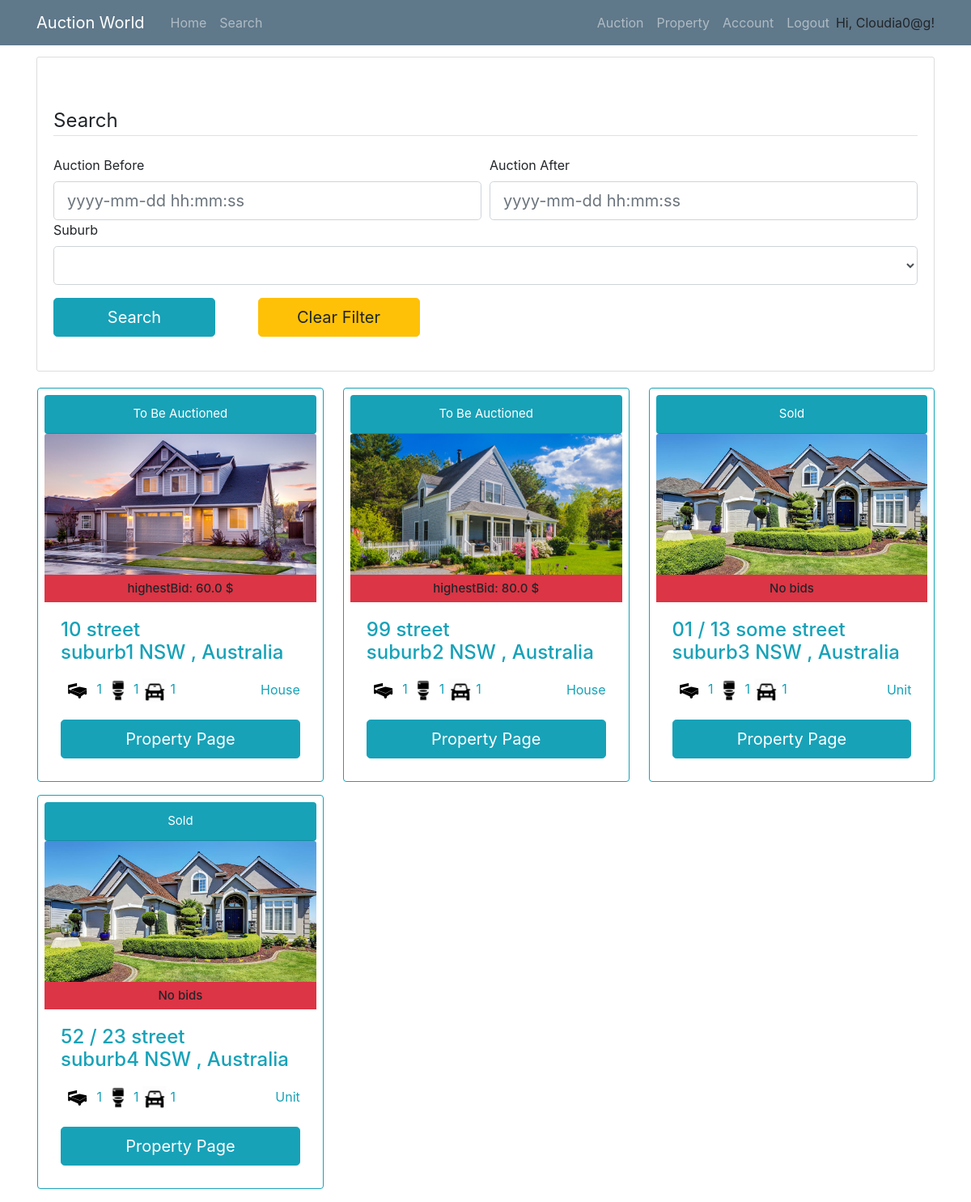
The app's page /search (signed in) with its own data.
### models.py (models this page shows, shortened)
class User(UserMixin, db.Model):
    __tablename__ = 'User'
    id = db.Column(db.Integer, primary_key = True)
    login_name = db.Column(db.String(collation='NOCASE') ,unique=True, nullable=False)
    email = db.Column(db.String, unique=True, nullable=False)
    password_hash = db.Column(db.String, nullable=False)
    address = db.Column(db.String(1000), nullable=False)
    date_of_birth = db.Column(db.DateTime, nullable=False)
    phone_number = db.Column(db.String, nullable=False)
    id_confirmation = db.Column(db.String(100), nullable=True)
    auctionId = db.relationship('AuctionDetails', backref='seller', lazy='dynamic')
    properties = db.relationship('Property', backref='sellerID', lazy='dynamic')
    cards = db.relationship('BankDetails', backref='user', lazy='dynamic')

class Property(db.Model):
    __tablename__ = 'Property'
    id = db.Column(db.Integer, primary_key = True)
    property_type = db.Column(db.String)
    add_unit = db.Column(db.String(100))
    add_num = db.Column(db.String(100))
    add_name = db.Column(db.String(100))
    add_suburb = db.Column(db.String(100))
    add_state = db.Column(db.String(3))
    add_pc = db.Column(db.String(4))
    num_bedrooms = db.Column(db.Integer)
    num_parking = db.Column(db.Integer)
    num_bathrooms = db.Column(db.Integer)
    parking_features = db.Column(db.String)
    building_size = db.Column(db.Integer)
    land_size = db.Column(db.Integer)
    inspection_date = db.Column(db.DateTime)
    description = db.Column(db.String(2000))
    year_built = db.Column(db.Integer)
    seller = db.Column(db.Integer, db.ForeignKey('User.id'))
    auctionId = db.relationship('AuctionDetails', backref='Property', uselist=False)
    photo_collection = db.relationship('Photos', backref='Property', lazy='dynamic')
    status = db.Column(db.String)

class Photos(db.Model):
    __tablename__ = 'Photos'
    id = db.Column(db.Integer, primary_key = True)
    photo = db.Column(db.String)
    property_id = db.Column(db.Integer, db.ForeignKey('Property.id'))

### routes.py (the view, shortened to what this page needs)
@app.route('/search', methods=['POST','GET'])
@login_required
def search():
    form=searchForm()
    available_suburbs=db.session.query(Property.add_suburb).distinct(Property.add_suburb)
    form.suburb.choices=[("")]+[(i.add_suburb) for i in available_suburbs]
    full_list = db.session.query(Property,AuctionDetails,func.max(Bid.Amount).label('highestBid'))\
                        .outerjoin(AuctionDetails, AuctionDetails.PropertyID==Property.id)\
                        .outerjoin(Bid, Bid.AuctionID == AuctionDetails.id)\
                        .group_by(Property.id)
    property_Id=[]
    return render_template('search.html', title='search', form=form, properties=full_list)

### forms.py
class searchForm(FlaskForm):
    auction_before =  DateTimeField('Auction Before', format='%Y-%m-%d %H:%M:%S',validators=[Optional()])
    auction_after = DateTimeField('Auction After', format='%Y-%m-%d %H:%M:%S',validators=[Optional()])
    suburb = SelectField('Suburb', validators=[Optional()])
    submit = SubmitField('Search')
    clear = SubmitField('Clear Filter')

### models.py (called while the page is built)
@login_manager.user_loader
def load_user(id):
    return User.query.get(id)

### templates/search.html (shortened to what this page needs)
{% extends "base.html" %}
{% block content %}
	<div class="content-section">
		<form action="" method= "POST" style="margin-top: 50px;" novalidate>
			<fieldset class="form-group">
				<legend class="border-bottom mb-4">Search</legend>
				<div class="form-row">
					<div class="col">
						{{ form.auction_before.label }}<br>
						{% if form.auction_before.errors %}
							{{ form.auction_before(class="form-control form-control-lg is-invalid") }}
							<div class="invalid-feedback">
								{% for error in form.auction_before.errors %}
									<span>{{ error }}</span>
								{% endfor %}
							</div>
						{% else %}
							{{ form.auction_before(class="form-control form-control-lg", placeholder="yyyy-mm-dd hh:mm:ss") }}
						{% endif %}
					</div>
					<div class="col">
						{{ form.auction_after.label }}<br>
						{% if form.auction_after.errors %}
							{{ form.auction_after(class="form-control form-control-lg is-invalid") }}
							<div class="invalid-feedback">
								{% for error in form.auction_after.errors %}
									<span>{{ error }}</span>
								{% endfor %}
							</div>
						{% else %}
							{{ form.auction_after(class="form-control form-control-lg", placeholder="yyyy-mm-dd hh:mm:ss") }}
						{% endif %}
					</div>
				</div>
				<div class="form-group">
					{{ form.suburb.label }}<br>
					{% if form.suburb.errors %}
						{{ form.suburb(class="form-control form-control-lg is-invalid") }}
						<div class="invalid-feedback">
							{% for error in form.suburb.errors %}
								<span>{{ error }}</span>
							{% endfor %}
						</div>
					{% else %}
						{{ form.suburb(class="form-control form-control-lg") }}
					{% endif %}
				</div>
				<div class="form-group">{{ form.submit(class="btn btn-info btn-lg mr-5" ,style="width:200px") }} {{ form.clear (class="btn btn-warning btn-lg",style="width:200px") }}</div>
			</fieldset>
		</form>
	</div>
	<div class="row col-xl-15">
		{% if not properties %}
				<div style="width:100%; text-align: center;">
				<h2 class="text-info">No results found.</h2>
				</div>
			</div>
		{% else %}
			{% for (p,a,b) in properties %}
				<div class="card border-info p-2 col-md-3.8 ml-3 mr-2 mb-3">
					<div class="card-header rounded text-center bg-info text-white" style="font-size: 15px;">
						{% if p.status == "auction" %}
							To Be Auctioned
						{% elif p.status == "sold" %}
							Sold
						{% else %}
							Error
						{% endif %}
					</div>
					{% if not p.photo_collection.all() %}
						<img class="card-img-top" src="/static/propertyImage/4.jpg" alt="Card image cap" style="width:335.81px; height: 180px;" >
					{% else %}
						<img class="card-img-top" src="/static/propertyImage/{{p.photo_collection.first().photo}}" alt="Card image cap" style="width:335.81px; height: 180px;" >
					{% endif %}
					<h6 class="card-subtitle pt-2 pb-2 text-center bg-danger" style="font-size: 15px;">
                        {% if b:%}
                            highestBid: {{b}} $
                        {% else %}
                            No bids
                        {% endif%}
                    </h6>
					<div class="card-body text-info">
						<h4 class="card-title">
							{% if p.add_unit %}
								{{p.add_unit}} /
							{% endif %}
							{{p.add_num}} {{p.add_name}}<br>{{p.add_suburb}} {{p.add_state}} {{p.pc}}, Australia
						</h4>
						<p class="card-text">
							<span><img src="/static/propertyImage/bedicon.png" alt="Card image cap" style="width:40px; height: 40px;"> {{p.num_bedrooms}}</span>
							<span><img src="/static/propertyImage/restroom.png" alt="Card image cap" style="width:30px; height: 30px;"> {{p.num_bedrooms}}</span>
							<span><img src="/static/propertyImage/car.png" alt="Card image cap" style="width:30px; height: 30px;"> {{p.num_parking}}</span>
							<span style="float: right; margin-top: 7px;">{{p.property_type}}</span>
						</p>
						<a href={{ url_for("viewProperty", property_id=p.id) }} class="btn btn-info btn-lg" style="width: 100%;">Property Page</a>
					</div>
				</div>
			{% endfor %}
		{% endif %}
	</div>
{% endblock %}

### templates/base.html (shortened to what this page needs)
<!DOCTYPE html>
<html lang="en">
<head>
    <link rel="stylesheet" type="text/css" href="../static/css/main.css">
    <link rel="stylesheet" href="https://maxcdn.bootstrapcdn.com/bootstrap/4.0.0/css/bootstrap.min.css">
</head>
<body>
    <header class="site-header">
        <nav class="navbar navbar-expand-md navbar-dark bg-steel fixed-top">
          <div class="container">
            <a class="navbar-brand mr-4" href="/" >Auction World</a>
            <div class="collapse navbar-collapse" id="navbarToggle">
              <div class="navbar-nav mr-auto">
                <a class="nav-item nav-link" href="{{ url_for('home') }}">Home</a>
                <a class="nav-item nav-link" href="/search">Search</a>
              </div>
              <div class="navbar-nav">
                {% if current_user.is_authenticated %}
                  <a class="nav-item nav-link" href="/auction">Auction</a>
                  <a class="nav-item nav-link" href="/property">Property</a>
                  <a class="nav-item nav-link" href={{ url_for("account", login_name=current_user.login_name) }}>Account</a>
                  <a class="nav-item nav-link" href="/logout">Logout</a>
                  <p style="margin-top: 8px; margin-bottom: 0px;">Hi, {{ current_user.login_name }}!</p>
                {% endif %}
              </div>
            </div>
          </div>
        </nav>
      </header>
      <main role="main" class="container" style="margin-top: 70px;">
        <div class="row">
          <div class="col-md-12">
            {% block content %}{% endblock %}
          </div>
        </div>
      </main>
</body>
</html>

### static/css/main.css (style rules this page uses)
body { background: #fafafa; color: #333333; margin-top: 5rem; }
h1, h2, h3, h4, h5, h6 { color: #444444; }
.bg-steel { background-color: #5f788a; }
.site-header .navbar-nav .nav-link { color: #cbd5db; }
.content-section { background: #ffffff; padding: 10px 20px; border: 1px solid #dddddd; border-radius: 3px; margin-bottom: 20px; }

### records on screen
User: login_name "Cloudia0@g"
Property: status "To Be Auctioned", photo_collection.first (picture), b "60.0", add_num "10", add_name "street", add_suburb "suburb1", add_state "NSW", num_bedrooms "1", num_parking "1", property_type "House"
Property: status "To Be Auctioned", photo_collection.first (picture), b "80.0", add_num "99", add_name "street", add_suburb "suburb2", add_state "NSW", num_bedrooms "1", num_parking "1", property_type "House"
Property: status "Sold", shows "No bids", add_unit "01", add_num "13", add_name "some street", add_suburb "suburb3", add_state "NSW", num_bedrooms "1", num_parking "1", property_type "Unit"
Property: status "Sold", shows "No bids", add_unit "52", add_num "23", add_name "street", add_suburb "suburb4", add_state "NSW", num_bedrooms "1", num_parking "1", property_type "Unit"
